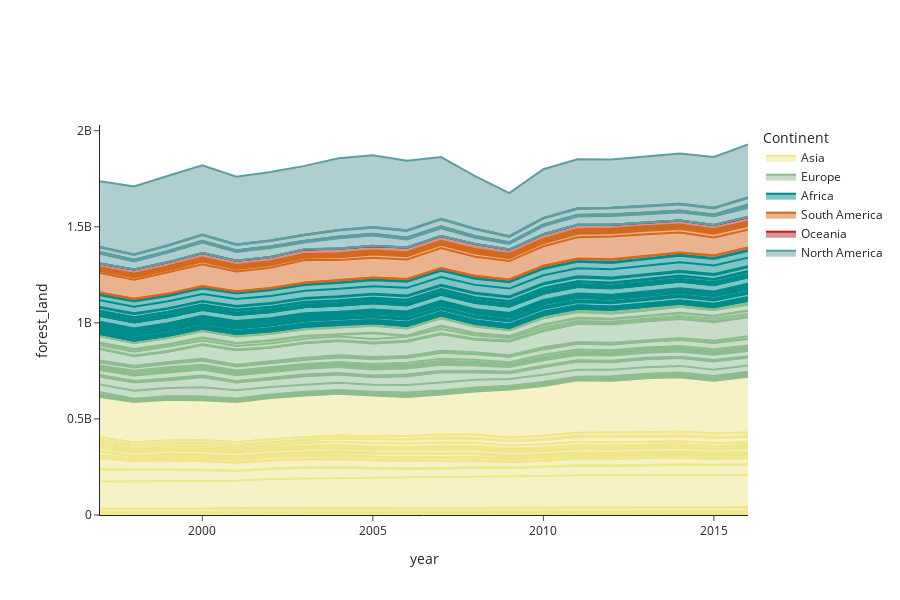

This figure's notebook cell:
### Code cell
import plotly.express as px
for template in ["simple_white"]:
    fig = px.area(data, x="year", y="forest_land", color="Continent",
     line_group="country", template=template,
             color_discrete_sequence=color_continent)

fig.update_layout(
    autosize=False,
    height=600,
    width=900,
    bargap=0.10,
    bargroupgap=0.1,
    barmode="stack",
    hovermode="x",
    margin=dict(r=50, l=100, b=85, t=125),)
fig.show()
